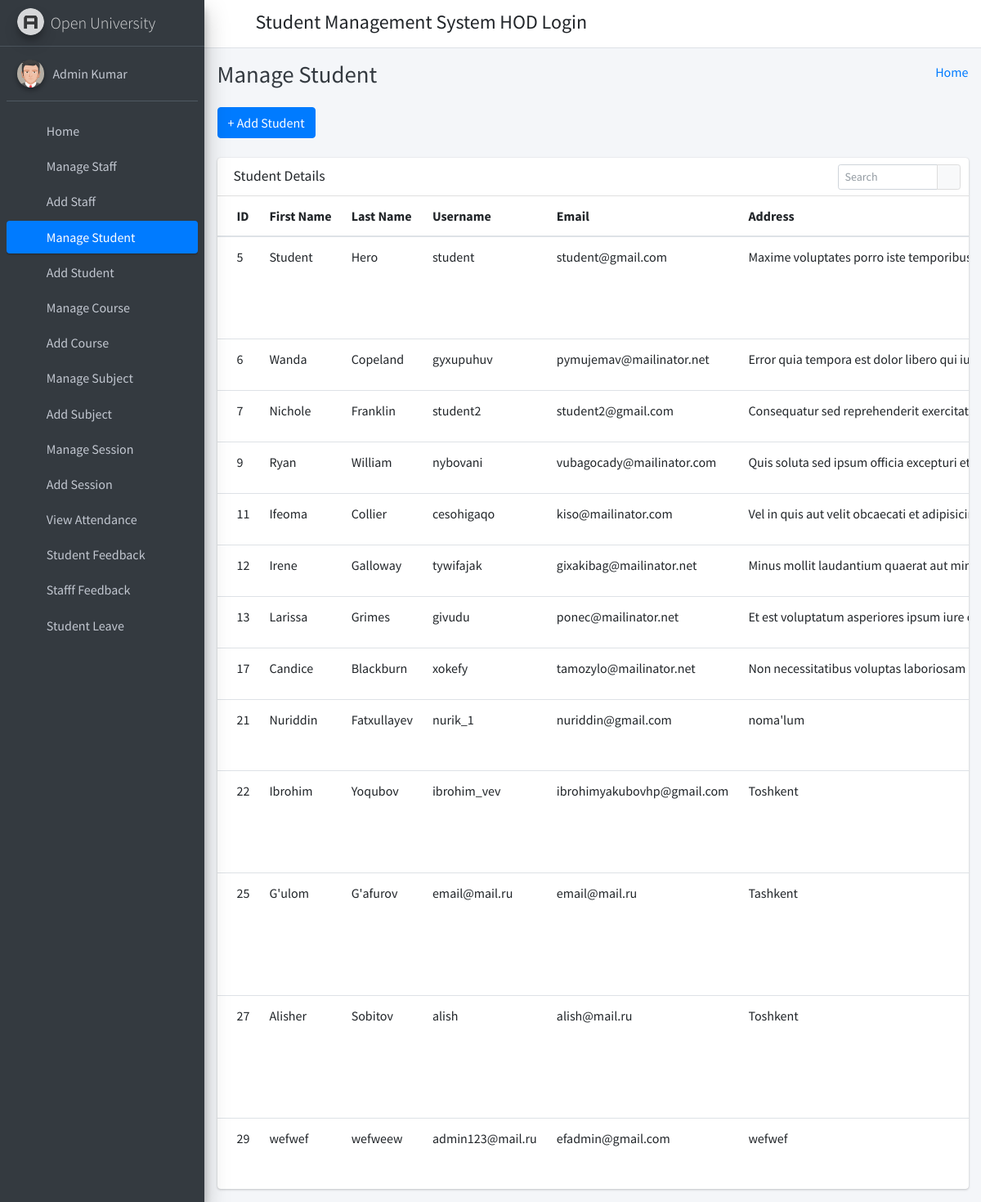
Screenshot of /manage_student/ (signed in) with the database file from the repository.
### student_management_app/models.py (models this page shows)
class CustomUser(AbstractUser):
    user_type_data = ((1, "HOD"), (2, "Staff"), (3, "Student"))
    user_type = models.CharField(default=1, choices=user_type_data, max_length=10)

class Students(models.Model):
    id = models.AutoField(primary_key=True)
    admin = models.OneToOneField(CustomUser, on_delete = models.CASCADE)
    gender = models.CharField(max_length=50)
    profile_pic = models.FileField()
    address = models.TextField()
    course_id = models.ForeignKey(Courses, on_delete=models.DO_NOTHING, default=1)
    session_year_id = models.ForeignKey(SessionYearModel, on_delete=models.CASCADE)
    created_at = models.DateTimeField(auto_now_add=True)
    updated_at = models.DateTimeField(auto_now=True)
    objects = models.Manager()

### student_management_app/HodViews.py (the view)
# urls.py: path('manage_student/', HodViews.manage_student, name="manage_student"),
def manage_student(request):
    students = Students.objects.all()
    context = {
        "students": students
    }
    return render(request, 'hod_template/manage_student_template.html', context)

### student_management_app/LoginCheckMiddleWare.py (called while the page is built, shortened)
    def process_view(self, request, view_func, view_args, view_kwargs):
        modulename = view_func.__module__
        user = request.user
        if user.is_authenticated:
            if user.user_type == "1":
                if modulename == "student_management_app.HodViews":
                    pass
                elif modulename == "student_management_app.views" or modulename == "django.views.static":
                    pass
                else:
                    return redirect("admin_home")
            else:
                return redirect("login")
        else:
            if request.path == reverse("login") or request.path == reverse("doLogin"):
                pass
            else:
                return redirect("login")

### student_management_app/templates/hod_template/manage_student_template.html (shortened to what this page needs)
{% extends 'hod_template/base_template.html' %}
{% block page_title %}
    Manage Student
{% endblock page_title %}
{% block main_content %}
{% load static %}
<section class="content">
        <div class="container-fluid">
            <a class="btn btn-primary" href="{% url 'add_student' %}" role="button">+ Add Student</a> <br/>&nbsp;
            <div class="row">
                <div class="col-md-12">
                    <div class="card">
                        <div class="card-header">
                            <h3 class="card-title">Student Details</h3>
                            <div class="card-tools">
                            <div class="input-group input-group-sm" style="width: 150px;">
                                <input type="text" name="table_search" class="form-control float-right" placeholder="Search">
                                <div class="input-group-append">
                                <button type="submit" class="btn btn-default"><i class="fas fa-search"></i></button>
                                </div>
                            </div>
                            </div>
                        </div>
                        <div class="card-body table-responsive p-0">
                            <table class="table table-hover text-nowrap">
                            <thead>
                                <tr>
                                <th>ID</th>
                                <th>First Name</th>
                                <th>Last Name</th>
                                <th>Username</th>
                                <th>Email</th>
                                <th>Address</th>
                                </tr>
                            </thead>
                            <tbody>
                                {% for student in students %}
                                <tr>
                                <td>{{ student.admin.id }}</td>
                                <td>{{ student.admin.first_name }}</td>
                                <td>{{ student.admin.last_name }}</td>
                                <td>{{ student.admin.username }}</td>
                                <td>{{ student.admin.email }}</td>
                                <td>{{ student.address }}</td>
                                </tr>
                                {% endfor %}
                            </tbody>
                            </table>
                        </div>
                        </div>
                </div>
            </div>
        </div>
      </section>
  {% endblock main_content %}

### student_management_app/templates/hod_template/base_template.html (shortened to what this page needs)
{% load static %}
<!DOCTYPE html>
<html>
<head>
  <link rel="stylesheet" href="{% static "fontawesome-free/css/all.min.css" %}">
  <link rel="stylesheet" href="https://code.ionicframework.com/ionicons/2.0.1/css/ionicons.min.css">
  <link rel="stylesheet" href="{% static 'tempusdominus-bootstrap-4/css/tempusdominus-bootstrap-4.min.css' %}">
  <link rel="stylesheet" href="{% static "icheck-bootstrap/icheck-bootstrap.min.css" %}">
  <link rel="stylesheet" href="{% static "jqvmap/jqvmap.min.css" %}">
  <link rel="stylesheet" href="{% static 'dist/css/adminlte.min.css'  %}">
  <link rel="stylesheet" href="{% static "overlayScrollbars/css/OverlayScrollbars.min.css" %}">
  <link rel="stylesheet" href="{% static "daterangepicker/daterangepicker.css" %}">
  <link rel="stylesheet" href="{% static "summernote/summernote-bs4.css" %}">
</head>
<body class="hold-transition sidebar-mini layout-fixed">
  <div class="wrapper">
    <nav class="main-header navbar navbar-expand navbar-white navbar-light">
      <ul class="navbar-nav">
        <li class="nav-item">
          <a class="nav-link" data-widget="pushmenu" href="#" role="button"><i class="fas fa-bars"></i></a>
        </li>
      </ul>
      <h4 style="margin-left: 10px; margin-top: 5px;">Student Management System HOD Login</h4>
      <ul class="navbar-nav ml-auto">
      <li class="nav-item dropdown">
        <a class="nav-link" data-toggle="dropdown" href="#" aria-expanded="false">
          <i class="fas fa-cog"></i>
        </a>
      </li>
    </ul>
    </nav>
    {% include 'hod_template/sidebar_template.html' with user=user id=id %}
    <div class="content-wrapper">
      <div class="content-header">
        <div class="container-fluid">
          <div class="row mb-2">
            <div class="col-sm-6">
              <h1 class="m-0 text-dark">
                {% block page_title %}
                {% endblock page_title %}
              </h1>
            </div>
            <div class="col-sm-6">
              <ol class="breadcrumb float-sm-right">
                <li class="breadcrumb-item"><a href="{% url 'admin_home' %}">Home</a></li>
              </ol>
            </div>
          </div>
        </div>
      </div>
      {% block main_content %}
      {% endblock main_content %}
    </div>
  </div>
</body>
</html>

### student_management_app/templates/hod_template/sidebar_template.html (shortened to what this page needs)
{% load static %}
<aside class="main-sidebar sidebar-dark-primary elevation-4">
      <a href="{% url 'admin_home' %}" class="brand-link">
        <img src="{% static 'dist/img/AdminLTELogo.png' %}" alt="AdminLTE Logo" class="brand-image img-circle elevation-3"
            style="opacity: .8">
        <span class="brand-text font-weight-light">Open University</span>
      </a>
      <div class="sidebar">
        <div class="user-panel mt-3 pb-3 mb-3 d-flex">
          <div class="image">
            <img src="{% static 'dist/img/user2-160x160.jpg' %}" class="img-circle elevation-2" alt="User Image">
          </div>
          <div class="info">
            <a href="{% url 'admin_profile' %}" class="d-block">{{ user.first_name }} {{ user.last_name }}</a>
          </div>
        </div>
        <nav class="mt-2">
          <ul class="nav nav-pills nav-sidebar flex-column" data-widget="treeview" role="menu" data-accordion="false">
            <li class="nav-item">
              {% url 'admin_home' as admin_home %}
              <a href="{{ admin_home }}" class="nav-link {% if request.path == admin_home %} active {% endif %}">
                <i class="nav-icon fas fa-tachometer-alt"></i>
                <p>
                  Home
                </p>
              </a>
            </li>
            <li class="nav-item">
              {% url 'manage_staff' as manage_staff %}
              {% url 'edit_staff' staff_id=id as edit_staff %}
              <a href="{{ manage_staff }}" class="nav-link {% if request.path == manage_staff %} active {% endif %} {% if request.path == edit_staff %} active {% endif %}">
                <i class="nav-icon fas fa-chalkboard-teacher"></i>
                <p>
                  Manage Staff
                </p>
              </a>
            </li>
            <li class="nav-item">
              {% url 'add_staff' as add_staff %}
              <a href="{{ add_staff }}" class="nav-link {% if request.path == add_staff %} active {% endif %}">
                <i class="nav-icon fas fa-th"></i>
                <p>
                  Add Staff
                </p>
              </a>
            </li>
            <li class="nav-item">
              {% url 'manage_student' as manage_student %}
              {% url 'edit_student' student_id=id as edit_student %}
              <a href="{{ manage_student }}" class="nav-link {% if request.path == manage_student %} active {% endif %} {% if request.path == edit_student %} active {% endif %}">
                <i class="nav-icon fas fa-user-graduate"></i>
                <p>
                  Manage Student
                </p>
              </a>
            </li>
            <li class="nav-item">
              {% url 'add_student' as add_student %}
              <a href="{{ add_student }}" class="nav-link {% if request.path == add_student %} active {% endif %}">
                <i class="nav-icon fas fa-th"></i>
                <p>
                  Add Student
                </p>
              </a>
            </li>
            <li class="nav-item">
              {% url 'manage_course' as manage_course %}
              {% url 'edit_course' course_id=id as edit_course %}
              <a href="{{ manage_course }}" class="nav-link {% if request.path == manage_course %} active {% endif %} {% if request.path == edit_course %} active {% endif %}">
                <i class="nav-icon fas fa-chalkboard"></i>
                <p>
                  Manage Course
                </p>
              </a>
            </li>
            <li class="nav-item">
            {% url 'add_course' as add_course %}
              <a href="{{ add_course }}" class="nav-link {% if request.path == add_course %} active {% endif %}">
                <i class="nav-icon fas fa-th"></i>
                <p>
                  Add Course
                </p>
              </a>
            </li>
            <li class="nav-item">
              {% url 'manage_subject' as manage_subject %}
              {% url 'edit_subject' subject_id=id as edit_subject %}
              <a href="{{ manage_subject }}" class="nav-link {% if request.path == manage_subject %} active {% endif %} {% if request.path == edit_subject %} active {% endif %}">
                <i class="nav-icon fas fa-book"></i>
                <p>
                  Manage Subject
                </p>
              </a>
            </li>
            <li class="nav-item">
              {% url 'add_subject' as add_subject %}
              <a href="{{ add_subject }}" class="nav-link {% if request.path == add_subject %} active {% endif %}">
                <i class="nav-icon fas fa-th"></i>
                <p>
                  Add Subject
                </p>
              </a>
            </li>
            <li class="nav-item">
              {% url 'manage_session' as manage_session %}
              {% url 'edit_session' session_id=id as edit_session %}
              <a href="{{ manage_session }}" class="nav-link {% if request.path == manage_session %} active {% endif %} {% if request.path == edit_session %} active {% endif %}">
                <i class="nav-icon fas fa-graduation-cap"></i>
                <p>
                  Manage Session
                </p>
              </a>
            </li>
            <li class="nav-item">
              {% url 'add_session' as add_session %}
              <a href="{{ add_session }}" class="nav-link {% if request.path == add_session %} active {% endif %}">
                <i class="nav-icon fas fa-th"></i>
                <p>
                  Add Session
                </p>
              </a>
            </li>
            <li class="nav-item">
              {% url 'admin_view_attendance' as admin_view_attendance %}
              <a href="{{ admin_view_attendance }}" class="nav-link {% if request.path == admin_view_attendance %} active {% endif %}">
                <i class="nav-icon fas fa-calendar-alt"></i>
                <p>
                  View Attendance
                </p>
              </a>
            </li>
            <li class="nav-item">
              {% url 'student_feedback_message' as student_feedback_message %}
              <a href="{{ student_feedback_message }}" class="nav-link {% if request.path == student_feedback_message %} active {% endif %}">
                <i class="nav-icon fas fa-th"></i>
                <p>
                  Student Feedback
                </p>
              </a>
            </li>
            <li class="nav-item">
              {% url 'staff_feedback_message' as staff_feedback_message %}
              <a href="{{ staff_feedback_message }}" class="nav-link {% if request.path == staff_feedback_message %} active {% endif %}">
                <i class="nav-icon fas fa-th"></i>
                <p>
                  Stafff Feedback
                </p>
              </a>
            </li>
            <li class="nav-item">
              {% url 'student_leave_view' as student_leave_view %}
              <a href="{{ student_leave_view }}" class="nav-link {% if request.path == student_leave_view %} active {% endif %}">
                <i class="nav-icon fas fa-th"></i>
                <p>
                  Student Leave
                </p>
              </a>
            </li>
            <li class="nav-item">
              {% url 'staff_leave_view' as staff_leave_view %}
              <a href="{{ staff_leave_view }}" class="nav-link {% if request.path == staff_leave_view %} active {% endif %}">
                <p>
                </p>
              </a>
            </li>
          </ul>
        </nav>
      </div>
    </aside>

### rows the page displays
CustomUser: first_name "Admin", last_name "Kumar"
Students: admin.id "5", admin.first_name "Student", admin.last_name "Hero", admin.username "student", admin.email "student@gmail.com", address "Maxime voluptates porro iste…"
Students: admin.id "6", admin.first_name "Wanda", admin.last_name "Copeland", admin.username "gyxupuhuv", admin.email "pymujemav@mailinator.net", address "Error quia tempora est dolor libero qui…"
Students: admin.id "7", admin.first_name "Nichole", admin.last_name "Franklin", admin.username "student2", admin.email "student2@gmail.com", address "Consequatur sed reprehenderit…"
Students: admin.id "9", admin.first_name "Ryan", admin.last_name "William", admin.username "nybovani", admin.email "vubagocady@mailinator.com", address "Quis soluta sed ipsum officia excepturi…"
Students: admin.id "11", admin.first_name "Ifeoma", admin.last_name "Collier", admin.username "cesohigaqo", admin.email "kiso@mailinator.com", address "Vel in quis aut velit obcaecati et…"
Students: admin.id "12", admin.first_name "Irene", admin.last_name "Galloway", admin.username "tywifajak", admin.email "gixakibag@mailinator.net", address "Minus mollit laudantium quaerat aut…"
Students: admin.id "13", admin.first_name "Larissa", admin.last_name "Grimes", admin.username "givudu", admin.email "ponec@mailinator.net", address "Et est voluptatum asperiores ipsum iure…"
Students: admin.id "17", admin.first_name "Candice", admin.last_name "Blackburn", admin.username "xokefy", admin.email "tamozylo@mailinator.net", address "Non necessitatibus voluptas laboriosam…"
Students: admin.id "21", admin.first_name "Nuriddin", admin.last_name "Fatxullayev", admin.username "nurik_1", admin.email "nuriddin@gmail.com", address "noma'lum"
Students: admin.id "22", admin.first_name "Ibrohim", admin.last_name "Yoqubov", admin.username "ibrohim_vev", admin.email "ibrohimyakubovhp@gmail.com", address "Toshkent"
Students: admin.id "25", admin.first_name "G'ulom", admin.last_name "G'afurov", admin.username "email@mail.ru", admin.email "email@mail.ru", address "Tashkent"
Students: admin.id "27", admin.first_name "Alisher", admin.last_name "Sobitov", admin.username "alish", admin.email "alish@mail.ru", address "Toshkent"
Students: admin.id "29", admin.first_name "wefwef", admin.last_name "wefweew", admin.username "admin123@mail.ru", admin.email "efadmin@gmail.com", address "wefwef"
